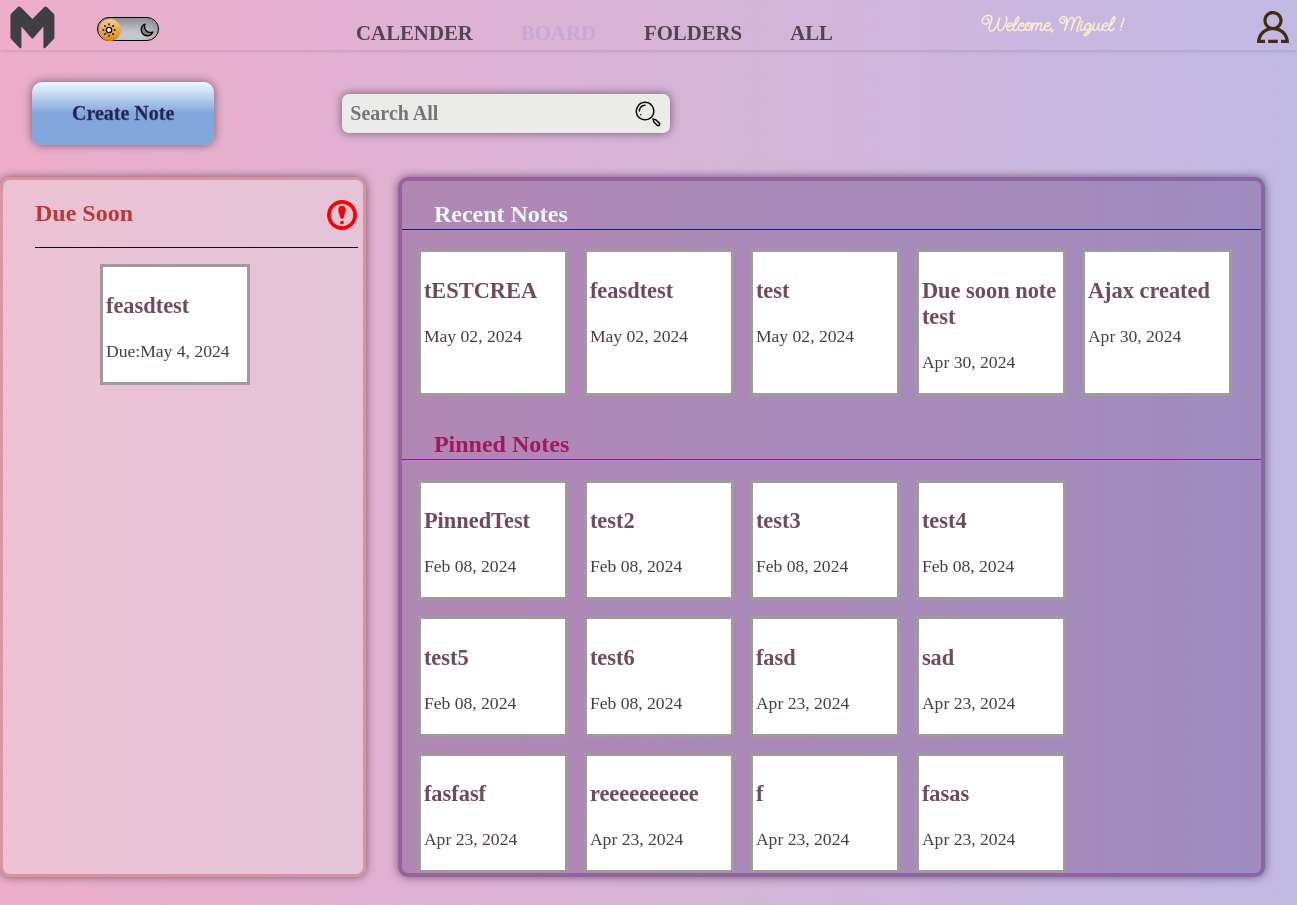
Screenshot of / (signed in) with the database file from the repository.
### firstapp/models.py (models this page shows, shortened)
class Note(models.Model):
    user = models.ForeignKey(User, related_name='notes', on_delete=models.CASCADE)
    title = models.CharField(max_length=200)
    text = models.TextField(null=True, blank=True)
    created = models.DateTimeField(auto_now_add=True)
    folder = models.ForeignKey(Folder, related_name='notes', on_delete=models.CASCADE, null=True, blank=True)
    pinned = models.BooleanField(default=False)
    due_date = models.DateField(null=True, blank=True)
    due_time = models.TimeField(null=True, blank=True)

### firstapp/views.py (the view)
# urls.py: path('', views.home, name=''),
@login_required(login_url='accounts:login')
def home(request):
    folders = request.user.folders.all()
    current_date = timezone.now().date()
    future_date = current_date + timedelta(days=2)
    urgent_notes = request.user.notes.filter(due_date__range=[current_date, future_date]).order_by('due_date')
    pinned_notes = request.user.notes.filter(pinned=True)
    recent_notes = request.user.notes.order_by('-created')
    context = {'folders':folders,'urgent_notes':urgent_notes,'pinned_notes':pinned_notes,'recent_notes':recent_notes}
    if request.user.is_authenticated == False:
        return redirect('accounts:login')
    return render(request, 'firstapp/dashboard.html', context)

### firstapp/models.py (called while the page is built)
    def __str__(self):
        return self.name

### firstapp/templates/firstapp/dashboard.html (shortened to what this page needs)
{% extends './home.html' %}
{% block content %}
    <div class="dash-first-container">
        <div onclick='openNote()' class="create-note-button">
            <p class="create-note-text">
                Create Note
            </p>
        </div>
        <form class="search-form" action="" method="post"  autocomplete="off" >
            <div class="search-box search-folder">
                <input
                    class="search-input"
                    type="text"
                    name="search"
                    id="search"
                    placeholder="Search All"
                >
            </div>
        </form>
    </div>
    <div class="dash-second-container">
        <div class="urgent-note-container">
            <div class="urgent-note-header">
                <h2>Due Soon</h2>
            </div>
            <div class="urgent-notes">
                {% for note in urgent_notes %}
                <div class="small-note" data-note-id="{{ note.id }}">
                    <p class="small-note-title">{{note.title}}</p>
                        <p class="small-note-date" data-note-created="{{note.created}}">Due:{{note.due_date}}</p>
                    </div>
                {% endfor %}
            </div>
        </div>
        <div class="recent-pinned-container">
            <div class="recent-notes-container">
                <div class="recent-notes-header">
                    <h2>Recent Notes</h2>
                </div>
                <div class="recent-notes">
                    {% for note in recent_notes %}
                    <div class="small-note"  data-note-id="{{ note.id }}"">
                        <p class="small-note-title">{{note.title}}</p>
                            <p class="small-note-date">{{ note.created|date:"M d, Y" }}</p>
                        </div>
                    {% endfor %}
                </div>
            </div>
            <div class="pinned-notes-container">
                <div class="pinned-notes-header">
                    <h2>Pinned Notes</h2>
                </div>
                <div class="pinned-notes">
                    {% for note in pinned_notes %}
                    <div class="small-note"  data-note-id="{{ note.id }}"">
                        <p class="small-note-title">{{note.title}}</p>
                            <p class="small-note-date">{{ note.created|date:"M d, Y" }}</p>
                    </div>
                    {% endfor %}
                </div>
            </div>
        </div>
    </div>
{% endblock %}

### firstapp/templates/firstapp/home.html (shortened to what this page needs)
<!DOCTYPE html>
{% load static %}
<html lang="en">
  <head>
    <link rel="stylesheet" href="{% static 'styles/dashboard.css' %}" />
    <link rel="stylesheet" href="{% static 'styles/navbar.css' %}" />
    <link rel="stylesheet" href="{% static 'styles/folders.css' %}" />
    <link rel="stylesheet" href="{% static 'styles/note.css' %}" />
    <link
      rel="stylesheet"
      href="https://cdnjs.cloudflare.com/ajax/libs/normalize/8.0.1/normalize.min.css"
    />
  </head>
  <body>
    {% include 'firstapp/navbar.html' %}
    {% block content %}
    {% endblock %}
  </body>
</html>

### firstapp/templates/firstapp/navbar.html (shortened to what this page needs)
<nav class="navbar">
    <div class="first-nav-container">
        <a href="#"></a>
        <label class='dark-mode' for="dark-mode">
        </label>
    </div>
    <div class="menu-container">
        <a class='menu-links' href="#">CALENDER</a>
        <a class='menu-links' href="{% url '' %}">BOARD</a>
        <a class='menu-links' href="{% url 'folders' %}">FOLDERS</a>
        <a class='menu-links' href="#">ALL</a>
    </div>
    <div class="greeting">
        <p>Welcome, {{user.username}} !</p>
    </div>
    <div class="profile-container">
    </div>
</nav>

### static/styles/dashboard.css (style rules this page uses)
.dash-first-container { display: flex; margin:2rem; align-items: center; }
.create-note-button { padding: 0rem 2.5rem; position: relative; background-color: aliceblue; box-shadow: 0 0 10px 0 rgba(0, 0, 0, 0.5); border-radius: 10px; font-weight: 700; font-size:1.25rem; }
.create-note-button::after { position: absolute; height: 100%; width: 100%; content: ''; background: linear-gradient(0deg, rgba(21, 86, 190, 0.5) 50%, rgba(0,0,0,0) 100%); z-index: 1; bottom:0; left:0; opacity:1; cursor: pointer; transition: opacity .6s ease; border-radius: 10px; }
.create-note-text { -webkit-text-stroke: .5px rgb(161, 51, 51); }
.search-box { position: relative ; }
.search-input { padding: .5rem; border-radius: 7px; border: 0; outline: 0; font-size: 1.25rem; font-weight: 700; color: #140606; background-color: rgb(235, 235, 234); box-shadow: 0 0 10px 0 rgba(0, 0, 0, 0.5); width:80%; max-width: 500px; margin-left: 8rem; }
.search-icon { height: 2rem; width: 2rem; fill: #100808; cursor: pointer; transition: 250ms; position:absolute; bottom:3px; right:-40px; }
.dash-second-container { display: flex; }
.urgent-note-container { width:40%; max-width:500px; border:rgb(180, 40, 40,.3) 3px solid; border-radius: 10px; background-color: rgba(232, 225, 225, 0.4); height:auto; min-height:700px; max-height: 700px; overflow-y: scroll; box-shadow: 0 0 10px 0 rgba(0, 0, 0, 0.5); }
.urgent-note-header { display: flex; position: relative; border-bottom: #100808 1px solid; margin-left:2rem; margin-right:5px; }
.urgent-note-container h2 { color:#ba3a3a; font-weight:700; font-size:1.5rem; }
.urgent-icon { position: absolute; right:1px; top:20px; fill:red; width:30px; height:30px; animation: fadeInOut 3s infinite; cursor: pointer; }
.urgent-notes { margin:1rem 2rem; display:flex; flex-wrap: wrap; align-items: center; justify-content: center; }
.recent-pinned-container { width:95%; margin-right: 2rem; margin-left:2rem; border:rgb(97, 8, 113,.3) 4px solid; border-radius: 10px; background-color: rgba(107, 73, 135, 0.4); max-height:700px; min-height:650px; box-shadow: 0 0 10px 0 rgba(0, 0, 0, 0.5); overflow-y: scroll; }
.recent-pinned-container h2 { color:aliceblue; font-weight:700; font-size:1.5rem; padding-left:2rem; border-bottom:#131E81 1px solid; }
.recent-notes { margin: 1rem; display:flex; overflow-x: scroll; }
.small-note { width: 150px; border: #a09b9b 3px solid; background-color: rgba(255, 255, 255); padding:3px; overflow:hidden; text-align: start; transition: 250ms ease; cursor:pointer; margin-right: 1rem; margin-bottom: 1rem; min-width:150px; }
.small-note-title { font-weight: 700; font-size: 1.4rem; color:rgb(113, 74, 94); }
.small-note-date { font-weight: 500; font-size: 1.1rem; color:rgb(77, 60, 68); }
.pinned-notes-header h2 { color:rgb(161, 25, 93); border-bottom:#9a10a9 1px solid; }
.pinned-notes { margin: 1rem; display:flex; flex-wrap: wrap; max-height: 100%; }

### rows the page displays
Note: title "feasdtest", due_date "May 4, 2024", created "May 02, 2024"
Note: title "tESTCREA", created "May 02, 2024"
Note: title "test", created "May 02, 2024"
Note: title "Due soon note test", created "Apr 30, 2024"
Note: title "Ajax created", created "Apr 30, 2024"
Note: title "PinnedTest", created "Feb 08, 2024"
Note: title "test2", created "Feb 08, 2024"
Note: title "test3", created "Feb 08, 2024"
Note: title "test4", created "Feb 08, 2024"
Note: title "test5", created "Feb 08, 2024"
Note: title "test6", created "Feb 08, 2024"
Note: title "fasd", created "Apr 23, 2024"
Note: title "sad", created "Apr 23, 2024"
Note: title "fasfasf", created "Apr 23, 2024"
Note: title "reeeeeeeeee", created "Apr 23, 2024"
Note: title "f", created "Apr 23, 2024"
Note: title "fasas", created "Apr 23, 2024"

### other values shown
{{ user.username }} "Miguel"
